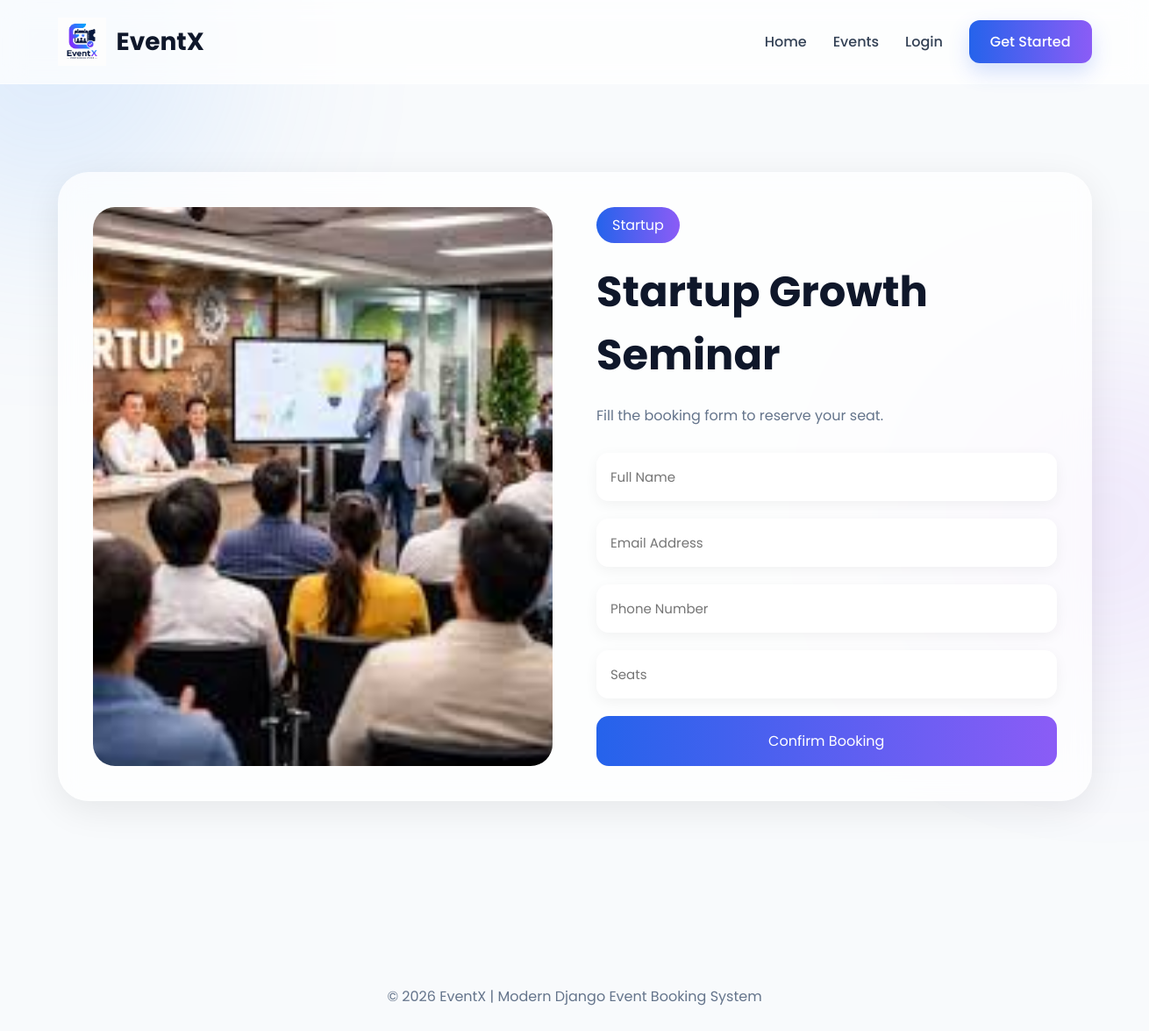
The app's page /booking/3/ with its own data.
### app/models.py (models this page shows, shortened)
class Event(models.Model):
    title = models.CharField(max_length=200)
    description = models.TextField()
    image = models.ImageField(upload_to='events/')
    date = models.DateField()
    location = models.CharField(max_length=200)
    category = models.CharField(max_length=100)
    total_seats = models.IntegerField(default=100)
    created_at = models.DateTimeField(auto_now_add=True)

### app/views.py (the view, shortened to what this page needs)
def booking_page(request, id):
    event = get_object_or_404(Event, id=id)
    context = {
        'event': event
    }
    return render(
        request,
        'booking.html',
        context
    )

### templates/booking.html (shortened to what this page needs)
{% extends 'base.html' %}
{% block content %}
<div class="blur1"></div>
<div class="blur2"></div>
<section class="booking-section container">
    <div class="booking-card">
        <div class="booking-left">
            {% if event.image %}
            <img src="{{ event.image.url }}" alt="">
            {% endif %}
        </div>
        <div class="booking-right">
            <span class="booking-tag">
                {{ event.category }}
            </span>
            <h1>
                {{ event.title }}
            </h1>
            <p>
                Fill the booking form to reserve your seat.
            </p>
            <form method="POST">
    <input type="text"
        name="full_name"
        placeholder="Full Name"
        required>
    <input type="email"
        name="email"
        placeholder="Email Address"
        required>
    <input type="text"
        name="phone"
        placeholder="Phone Number"
        required>
    <input type="number"
        name="seats"
        placeholder="Seats"
        required>
    <button type="submit">
        Confirm Booking
    </button>
</form>
        </div>
    </div>
</section>
{% endblock %}

### pro/static/css/style.css (style rules this page uses)
* { margin:0; padding:0; box-sizing:border-box; font-family:'Poppins',sans-serif; }
html { scroll-behavior:smooth; }
body { background:#f8fafc; color:#0f172a; overflow-x:hidden; position:relative; }
.container { width:90%; max-width:1300px; margin:auto; }
.blur1 { position:absolute; width:350px; height:350px; background:#60a5fa; border-radius:50%; filter:blur(130px); top:-120px; left:-120px; opacity:0.25; z-index:-1; }
.blur2 { position:absolute; width:300px; height:300px; background:#a855f7; border-radius:50%; filter:blur(130px); right:-100px; top:450px; opacity:0.18; z-index:-1; }
.booking-section { padding:100px 0; }
.booking-card { display:grid; grid-template-columns:repeat(auto-fit,minmax(350px,1fr)); gap:50px; background:rgba(255,255,255,0.7); padding:40px; border-radius:35px; backdrop-filter:blur(14px); box-shadow:0 10px 40px rgba(0,0,0,0.08); }
.booking-left img { width:100%; height:100%; object-fit:cover; border-radius:25px; }
.booking-tag { display:inline-block; background:linear-gradient(to right,#2563eb,#8b5cf6); color:white; padding:8px 18px; border-radius:30px; margin-bottom:20px; }
.booking-right h1 { font-size:48px; margin-bottom:20px; }
.booking-right p { color:#64748b; margin-bottom:30px; }
form { display:flex; flex-direction:column; gap:20px; }
form input { padding:16px; border:none; border-radius:14px; background:white; outline:none; font-size:15px; box-shadow:0 4px 15px rgba(0,0,0,0.05); }
form button { padding:16px; border:none; border-radius:14px; background:linear-gradient(to right,#2563eb,#8b5cf6); color:white; font-size:16px; cursor:pointer; transition:0.4s; }

### records on screen
Event: image (picture), category "Startup", title "Startup Growth Seminar"
